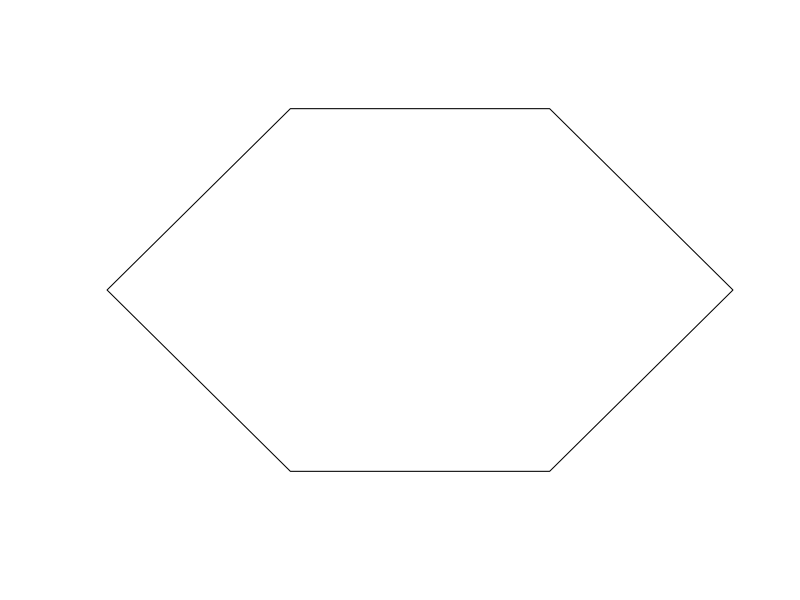

Generate this figure with R:
library('geosphere')
library('sp')

#Create a function to print squares of numbers in sequence.

new.point <- function(latlong,dist,angle) {   
    #c <- destPoint(cbind(tail(latlong[1], n=1),tail(latlong[2], n=1)), b=angle, d=dist*100, a=6378137, f=1/298.257223563)
    c <- geodesic(cbind(tail(latlong[1], n=1),tail(latlong[2], n=1)), azi=angle, d=dist*100, a=6378137, f=1/298.257223563)
    newlatlong <- c(c[1],c[2]) 
    #print(newlatlong)
    return(newlatlong)
}

lats.list <- function(latitudes,longitudes,dist,maxlat,lats_seq) {
    angle <- 90
    i <- 0
    repeat {
        if (i>6){i <- 0}
        i <- i + 1
        latlong <- c(tail(latitudes, n=1),tail(longitudes, n=1))
        p <- new.point(latlong,dist*lats_seq[i],angle)
        if (p[1] >= maxlat){
            break
         }
        latitudes <- c(latitudes,p[1])
        longigitudes <- c(longitudes,p[2])
        
     }
    return(latitudes)
    }


longs.list <- function(latitudes,longitudes,dist,maxlong,short_gap) {
    angle <- 180
    longid <- 0
    gap <- short_gap
    repeat {
        latlong <- c(tail(latitudes, n=1),tail(longitudes, n=1))
        p <- new.point(latlong,dist*gap,angle)
        if (p[2] <= maxlong){
            break
         }
        latitudes <- c(latitudes,p[1])
        longitudes <- c(longitudes,p[2])
        
     }
    return(longitudes)
}

hexagons <- function(minlat,maxlong,maxlat,minlong,dist) {
    #bbox <- c(113.338953078, -43.6345972634, 153.569469029, -10.6681857235)

    #minlat <- c(bbox[1])
    #minlong <- c(bbox[4])
    #dist <- 57
    #maxlat <- bbox[3]
    #maxlong <- bbox[2]
    lat_offset <- 4
    short_seg <- 0.7071
    long_seg <- 1
        

    cat('\n1/7 deriving horizontal longitude (latitude or y axis) lines\n')
    lats_seq <- c(long_seg,short_seg,short_seg,long_seg,short_seg,short_seg,long_seg)
    latslist <- lats.list(minlat,minlong,dist,maxlat,lats_seq)
    

    cat('\n2/7 deriving vertical longitude (longitude or x axis) lines\n')
    longslist <- longs.list(minlat,minlong,dist,maxlong,short_seg)
    

    cat('\n3/7 deriving intersection point data between horizontal (latitude or y axis) and vertical (longitude or x axis) lines\n')
    latslongslist <- expand.grid(latslist,longslist)
    colnames(latslongslist) <- c("latitude", "longitude")
    
    cat('\n4/7 deriving polygons from intersection points\n')
    top_left <- 1
    max_v <- length(latslist)
    #latslongslist[1]
    plist <- c(1,2,max_v+3,(max_v*2)+2,(max_v*2)+1,max_v)  
    plist <- plist + ((top_left+4)*2) 
    #vertex = [1+top_left, 2+top_left, max_v+3+top_left, (max_v*2)+2+top_left, (max_v*2)+1+top_left, max_v+top_left]
    poly_xy <- c(
    latslongslist[plist[1], 1],
    latslongslist[plist[1], 2], 
    latslongslist[plist[2], 1],
    latslongslist[plist[2], 2],
    latslongslist[plist[3], 1],
    latslongslist[plist[3], 2],
    latslongslist[plist[4], 1],
    latslongslist[plist[4], 2],
    latslongslist[plist[5], 1],
    latslongslist[plist[5], 2],
    latslongslist[plist[6], 1],
    latslongslist[plist[6], 2],
    latslongslist[plist[1], 1],
    latslongslist[plist[1], 2]
    )
    
    rem_lat <- max_v%%(lat_offset+4)
    if (rem_lat == 2 | rem_lat == 5 | rem_lat == 6 | rem_lat == 7){
            inc_by_rem <- TRUE
            inc_adj <- -4}
    if (rem_lat == 1 | rem_lat == 3){
            inc_by_rem <- TRUE
            inc_adj <- 0}
     if (rem_lat == 0 | rem_lat == 4){
            inc_by_rem <- FALSE
            inc_adj <- 0}
    print(inc_by_rem)
    print(inc_adj)
    
    poly_points <- matrix(poly_xy, ncol=2, byrow=TRUE)
    poly_x <- poly_xy[c(TRUE, FALSE)]
    poly_y <- poly_xy[c(FALSE, TRUE)]

    #area in square km
    print(areaPolygon(poly_points))

    print(centroid(poly_points))
    cent <- centroid(poly_points)

    print(perimeter(poly_points))
    isok <- point.in.polygon(cent[1],cent[2],poly_x,poly_y)
    print(isok) #1 result is ok
    rem_lat <- max_v%%(lat_offset+4)
    print(rem_lat)

    cat('\npoly_x is:',poly_x,'\n')
    cat('\npoly_y is:',poly_y,'\n')
    cat('\narea is of hexagon is:',areaPolygon(poly_points),' meters squared \n')
    cat('\ncentroid is of hexagon is:',centroid(poly_points),'\n')
    cat('\nperimeter is of hexagon is:',perimeter(poly_points),'\n')

    p = Polygon(poly_points)
    ps = Polygons(list(p),1)
    sps = SpatialPolygons(list(ps))
    plot(sps)
    
    #this bit is broken
    #print(class(poly_points))
    ##matrix to dataframe
    #poly_points_df <- data.frame(x = poly_x, y = poly_y)
    #print(class(poly_points_df))
    #sp1 <- SpatialPoints(coords = poly_points_df)
    #sp1 <- Polygon(cbind(poly_x,poly_y))
    #print(class(sp1))
    #sps1 <- Polygons(list(sp1),"1")
    #print(class(sp1))
    #dfr <- data.frame(id = "1", use = "road", cars_per_hour = 10) # note how we use the ID from above!
    #sp_lns_dfr <- SpatialPolygonsDataFrame(sps1, dfr, match.ID = "id")
    #str(sp_lns_dfr)
    
    print('the end')
}

hexagons(113.338953078, -43.6345972634, 153.569469029, -10.6681857235, 57)
